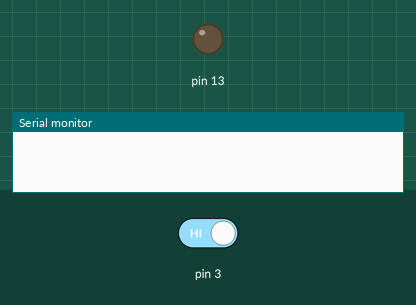
Simulated run of this sketch. Board: Arduino Uno, built with avr-gcc and run on an emulated ATmega328P. Parts: output pins drawn as LEDs (lit = HIGH), the last lines printed to the serial monitor. Inputs (shaded band) come from the test bench; at power-on: pin 3 HIGH.

Above: at 1.2 s.
1.3 s: pin 3 driven LOW
At 1.9 s:
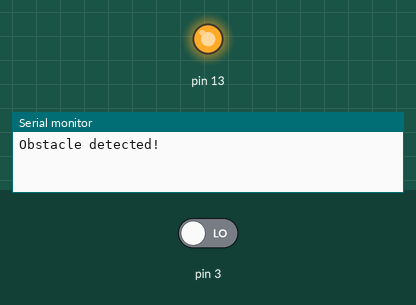
2.8 s: pin 3 driven HIGH
At 4.6 s:
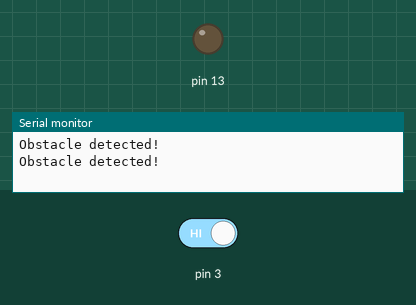
Timing chart, 0 to 6.1 s (numbered marks = the images above; inputs shaded):
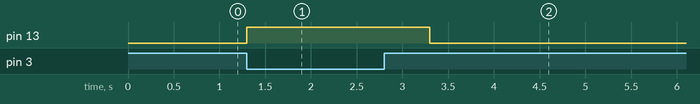

Measured:
- after the input at 1.3 s, pin 13: LOW → HIGH at once
- after the input at 2.8 s, pin 13: HIGH → LOW after 0.50 s

The sketch:

IRSensor-withLED.ino
```cpp
void setup()
{
  pinMode(13,OUTPUT);
  pinMode(3,INPUT);
  Serial.begin(9600);
}
void loop()
{
  if (digitalRead(3)== LOW)
  {
    Serial.println("Obstacle detected!");
    digitalWrite(13,HIGH);

    delay(1000);
  }
  else
  {

    digitalWrite(13,LOW);
    delay(100);

  }

}
```
